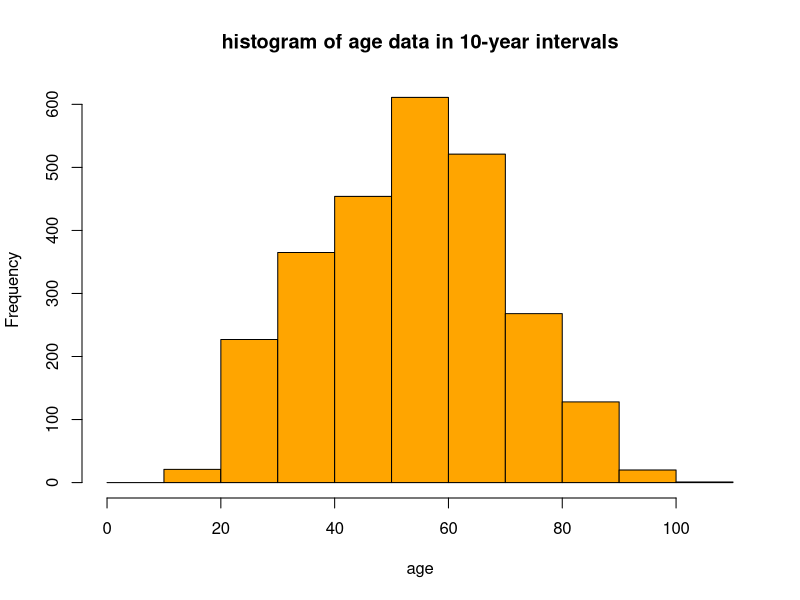
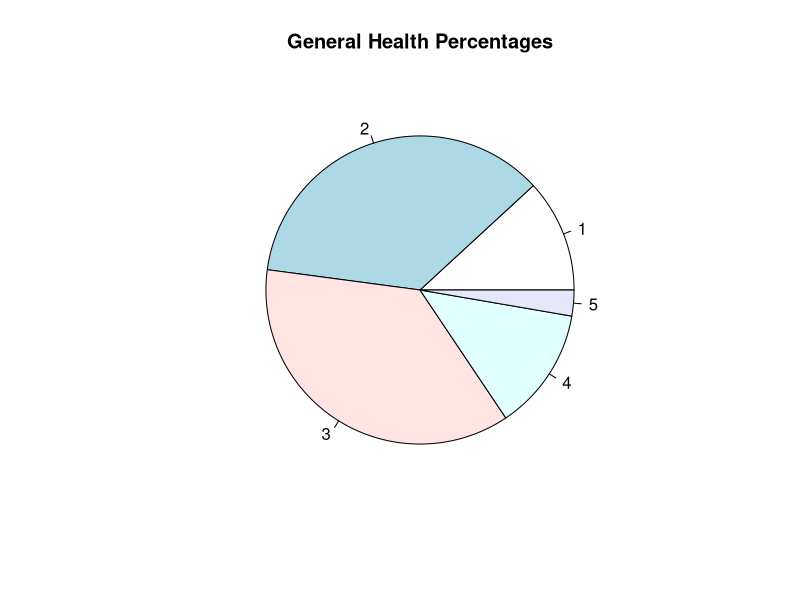

The R script that drew these images, in order:
# setup

data <- read.csv("./hintsdata.csv", sep = ",")
print(data)

# 1. 
max_age <- max(data$Age)

png("AgeH.png", width = 500, height = 600, res = 100)
print(max_age)
hist(data$Age, breaks = seq(0, max_age+5, by = 10), main = "histogram of age data in 10-year intervals", xlab = "age", col = "orange", border = "black" )

# 2. 
gen_health <- table(data$GeneralHealth)

png("GeneralHealthPC.png", width = 500, height = 600, res = 100)
pie(gen_health, main = "General Health Percentages")

dev.off()

# 3.
good_health <- c("Excellent", "Very Good", "Good")
poor_health <- c("Fair", "Poor")
